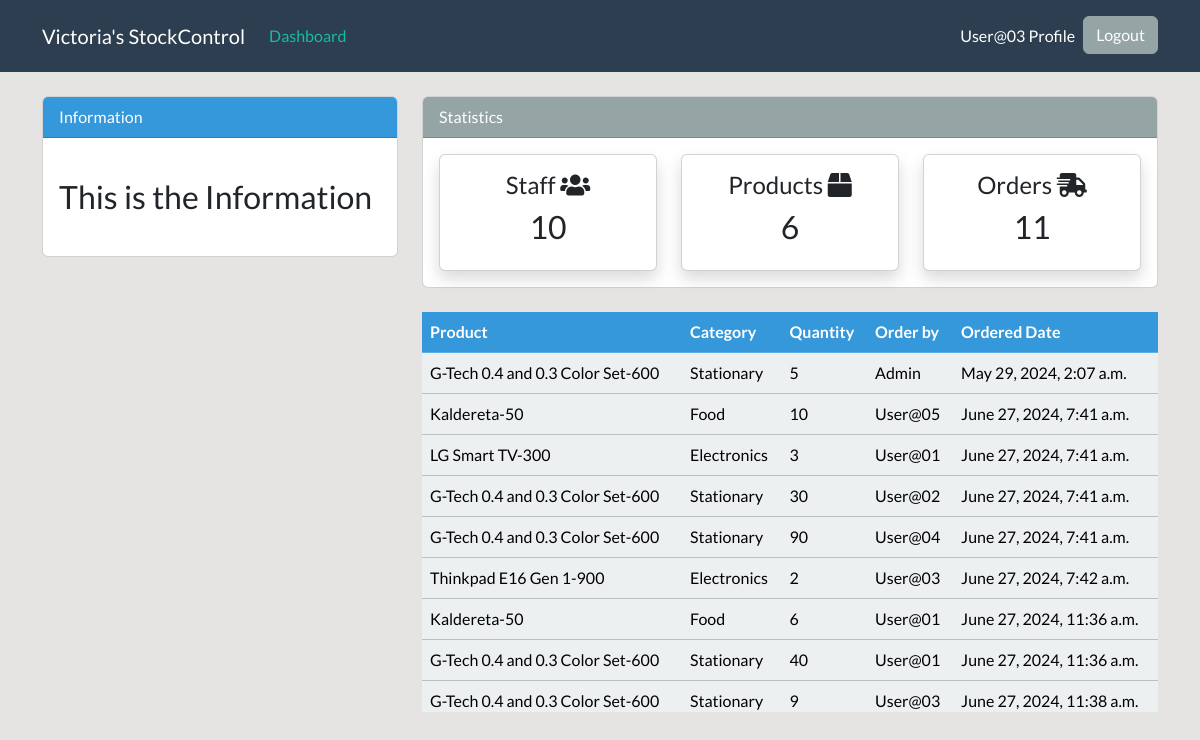
The app's page /order/ (signed in) with its own data.
### dashboard/models.py (models this page shows, shortened)
class Order(models.Model):
    product = models.ForeignKey(Product, on_delete=models.CASCADE, null=True)
    staff = models.ForeignKey(User, on_delete=models.CASCADE, null=True)
    order_quantity = models.PositiveIntegerField(null=True)
    date = models.DateTimeField(auto_now_add=True)
    class Meta:
        verbose_name_plural = 'Order'

class Product(models.Model):
    name = models.CharField(max_length=100,null=True)
    category = models.CharField(max_length=20, choices=CATEGORY, null=True)
    quantity = models.PositiveBigIntegerField(null=True)
    def __str__(self):
        return f'{self.name}-{self.quantity}'
    class Meta:
        verbose_name_plural = 'Product'

### dashboard/views.py (the view)
# urls.py: path('order/',views.order, name='dashboard-order'),
@login_required
def order(request):
    employee = User.objects.all()
    products = Product.objects.all()
    orders = Order.objects.all()
    employee_count = employee.count()
    product_count = products.count()
    order_count = orders.count()
    context = {
        'orders': orders,
        'employee_count': employee_count,
        'product_count': product_count,
        'order_count': order_count,
    }
    return render(request, 'dashboard/order.html', context)

### templates/dashboard/order.html (shortened to what this page needs)
{% extends 'component/basePage.html' %}
{% block content %}
{% include 'component/topStatisticsAndInfo.html' %}
<div class="container">
    <div class="row my-4">
        <div class="col-md-4">
        </div>
        <div class="col-md-8 overflow-scroll table-responsive" style="max-height: 400px;">
            <table class="table table-light table-hover">
                <thead class="table-info sticky-top">
                    <tr class="text-white">
                        <th scope="col">Product</th>
                        <th scope="col">Category</th>
                        <th scope="col">Quantity</th>
                        <th scope="col">Order by</th>
                        <th scope="col">Ordered Date</th>
                    </tr>
                </thead>
                <tbody>
                    {% for order in orders %}
                    <tr>
                        <td>{{ order.product }}</td>
                        <td>{{ order.product.category }}</td>
                        <td>{{ order.order_quantity }}</td>
                        <td>{{ order.staff.username }}</td>
                        <td>{{ order.date }}</td>
                    </tr>
                    {% endfor %}
                </tbody>
            </table>
        </div>
    </div>
</div>
{% endblock %}

### templates/component/navBarComponent.html (shortened to what this page needs)
{% load crispy_forms_tags %}
<nav class="navbar navbar-expand-lg bg-primary" data-bs-theme="dark">
  <div class="container">
    {% if user.is_authenticated %}
    <a class="navbar-brand" href="{% url 'dashboard-index' %}">Victoria's StockControl</a>
    <div class="collapse navbar-collapse" id="navbarColor01">
      <ul class="navbar-nav me-auto">
        <li class="nav-item">
          <a class="nav-link active" href="{% url 'dashboard-index' %}">Dashboard
          </a>
        </li>
      </ul>
      <ul class="navbar-nav ml-auto">
        <li class="nav-item">
          <a class="nav-link" href="{% url 'user-profile' %}">{{ user.username }}
            Profile
            <span class="visually-hidden">(current)</span></a>
        </li>
        <form method="POST" action="{% url 'user-logout' %}">
          <button class="btn btn-secondary my-2 my-sm-0" type="submit" fdprocessedid="mhuq5j">Logout</button>
        </form>
      </ul>
        {% endif %}
      </div>
    </div>
</nav>

### static/assets/style.css (style rules this page uses)
body { background: rgb(230, 227, 227); }

### records on screen
Order: product "G-Tech 0.4 and 0.3 Color Set-600", product.category "Stationary", order_quantity "5", staff.username "Admin", date "May 29, 2024, 2:07 a.m."
Order: product "Kaldereta-50", product.category "Food", order_quantity "10", staff.username "User@05", date "June 27, 2024, 7:41 a.m."
Order: product "LG Smart TV-300", product.category "Electronics", order_quantity "3", staff.username "User@01", date "June 27, 2024, 7:41 a.m."
Order: product "G-Tech 0.4 and 0.3 Color Set-600", product.category "Stationary", order_quantity "30", staff.username "User@02", date "June 27, 2024, 7:41 a.m."
Order: product "G-Tech 0.4 and 0.3 Color Set-600", product.category "Stationary", order_quantity "90", staff.username "User@04", date "June 27, 2024, 7:41 a.m."
Order: product "Thinkpad E16 Gen 1-900", product.category "Electronics", order_quantity "2", staff.username "User@03", date "June 27, 2024, 7:42 a.m."
Order: product "Kaldereta-50", product.category "Food", order_quantity "6", staff.username "User@01", date "June 27, 2024, 11:36 a.m."
Order: product "G-Tech 0.4 and 0.3 Color Set-600", product.category "Stationary", order_quantity "40", staff.username "User@01", date "June 27, 2024, 11:36 a.m."
Order: product "G-Tech 0.4 and 0.3 Color Set-600", product.category "Stationary", order_quantity "9", staff.username "User@03", date "June 27, 2024, 11:38 a.m."

### other values on screen
{{ user.username }} "User@03"
{{ employee_count }} "10"
{{ product_count }} "6"
{{ order_count }} "11"
